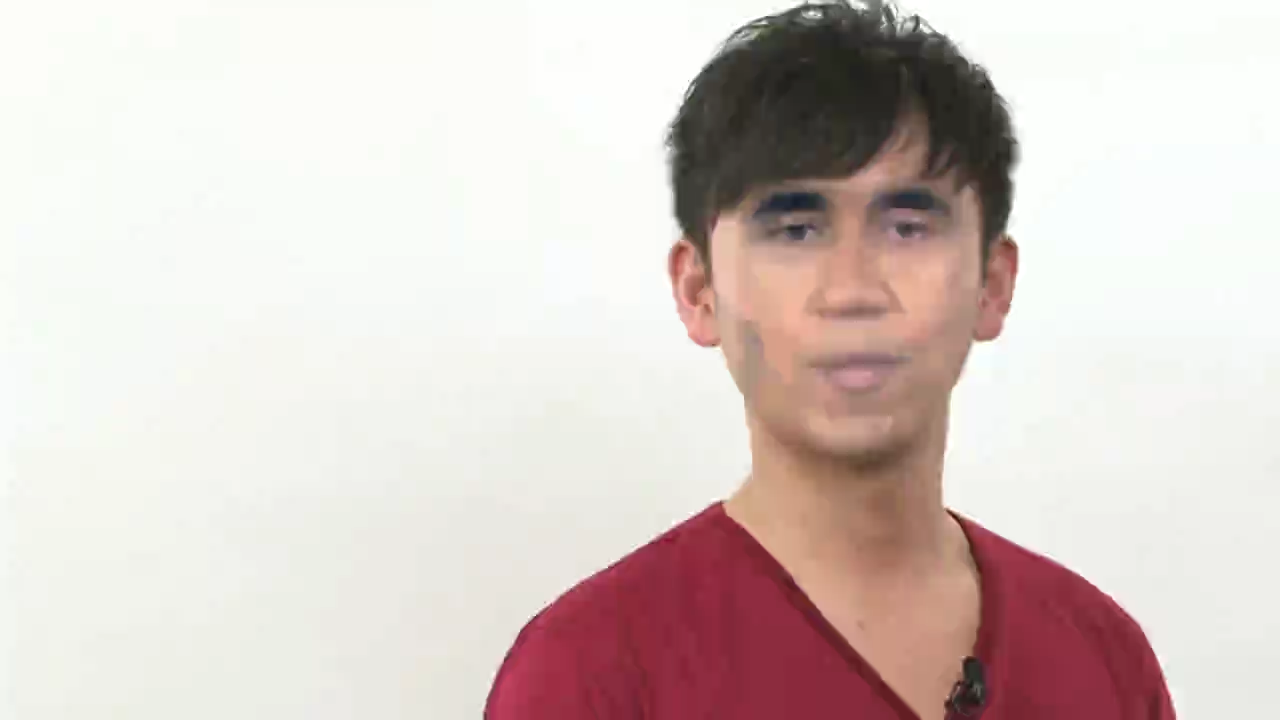
#> input picture frame 0 of data/faceforensics/manipulated_sequences/Deepfakes/c40/videos/253_183.mp4, 1280 x 720 px
$ jupyter execute --allow-errors 01_data_exploration.ipynb
#> lines starting #> are read from the running program, lines starting #| are printed output that depends on the picture
[cell 1]
import os
import cv2
import numpy as np
import pandas as pd
import matplotlib.pyplot as plt
import seaborn as sns
from pathlib import Path
from tqdm import tqdm

[cell 2]
from pathlib import Path

# Chemin racine projet
PROJECT_ROOT = Path.cwd().parent

# Dossier faceforensics (SANS c40 ici)
DATA_DIR = PROJECT_ROOT / "data" / "faceforensics"

# Chemins corrects
ORIGINAL_DIR = DATA_DIR / "original_sequences" / "youtube" / "c40" / "videos"

FAKE_DIRS = {
    "Deepfakes": DATA_DIR / "manipulated_sequences" / "Deepfakes" / "c40" / "videos",
    "Face2Face": DATA_DIR / "manipulated_sequences" / "Face2Face" / "c40" / "videos",
    "FaceSwap": DATA_DIR / "manipulated_sequences" / "FaceSwap" / "c40" / "videos",
    "NeuralTextures": DATA_DIR / "manipulated_sequences" / "NeuralTextures" / "c40" / "videos"
}

[cell 3]
def count_videos(directory):
    """Compte le nombre de vidéos .mp4 dans un dossier"""
    if not directory.exists():
        return 0
    return len(list(directory.glob("*.mp4")))

stats = {
    "Original": count_videos(ORIGINAL_DIR)
}
for method, path in FAKE_DIRS.items():
    stats[method] = count_videos(path)

# Visualisation
plt.figure(figsize=(10, 6))
plt.bar(stats.keys(), stats.values())
plt.title("Distribution des vidéos par type")
plt.ylabel("Nombre de vidéos")
plt.xticks(rotation=45)
plt.tight_layout()
plt.show()
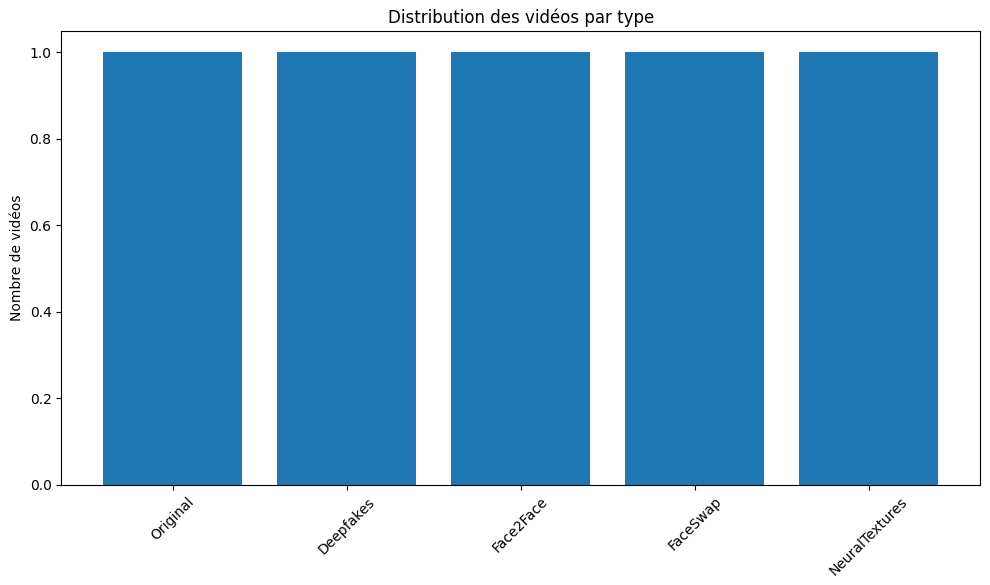
#> figure drawn by matplotlib, 1 panel

print("\n📊 Statistiques du dataset:")
print(pd.DataFrame([stats]).T.rename(columns={0: "Count"}))

[cell 4]
def extract_frame(video_path, frame_number=0):
    """Extrait une frame d'une vidéo"""
#> called with frame_number = 0
    cap = cv2.VideoCapture(str(video_path))
    cap.set(cv2.CAP_PROP_POS_FRAMES, frame_number)
    ret, frame = cap.read()
#> frame is the input picture: shape (720, 1280, 3); mean B, G, R 199.5, 203.8, 216.8
    cap.release()
    if ret:
        return cv2.cvtColor(frame, cv2.COLOR_BGR2RGB)
    return None

# Sélectionner une vidéo de chaque catégorie
sample_videos = {}
if ORIGINAL_DIR.exists():
    originals = list(ORIGINAL_DIR.glob("*.mp4"))
    if originals:
        sample_videos["Original"] = originals[0]

for method, path in FAKE_DIRS.items():
    if path.exists():
        fakes = list(path.glob("*.mp4"))
        if fakes:
            sample_videos[method] = fakes[0]

# Visualiser
fig, axes = plt.subplots(1, len(sample_videos), figsize=(20, 4))
for i, (method, video_path) in enumerate(sample_videos.items()):
    frame = extract_frame(video_path)
    if frame is not None:
        axes[i].imshow(frame)
        axes[i].set_title(f"{method}\n{video_path.name}")
        axes[i].axis('off')
plt.tight_layout()
plt.show()
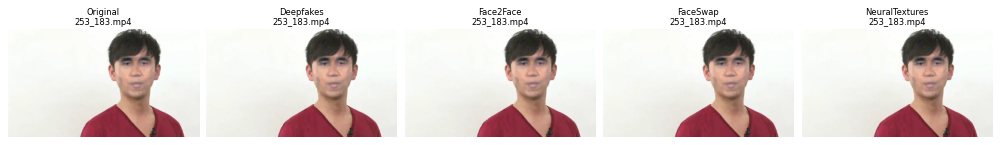
#> figure drawn by matplotlib, 5 panels
